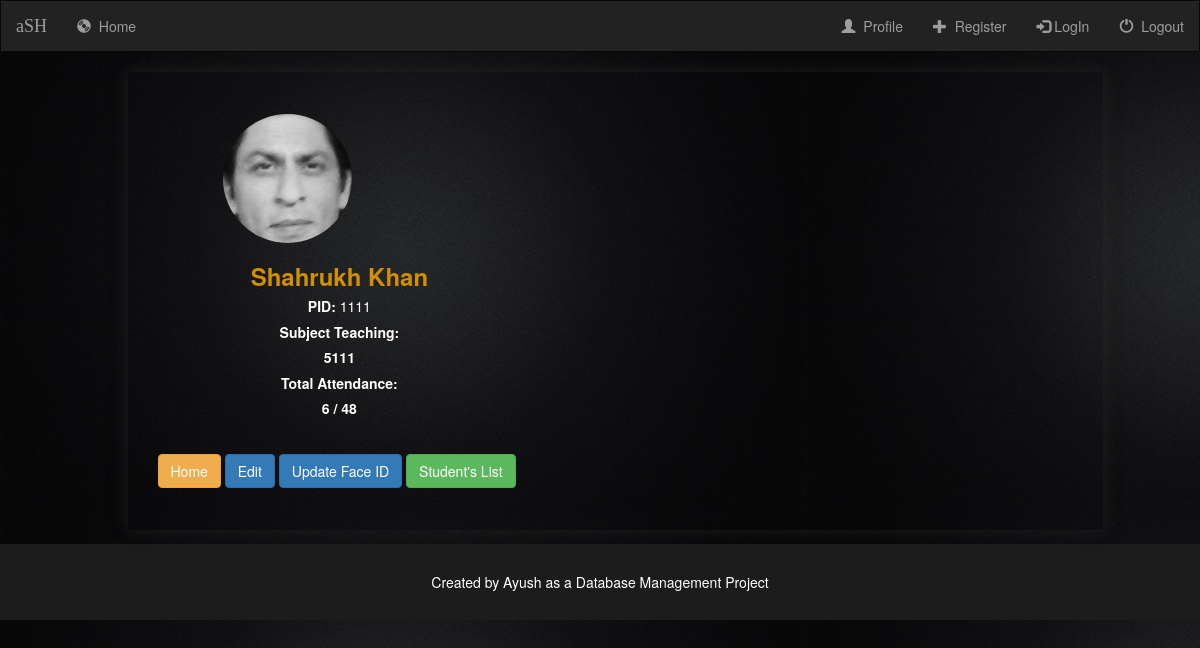
Before: /records/detailsteacher/1111/ with the older database file.
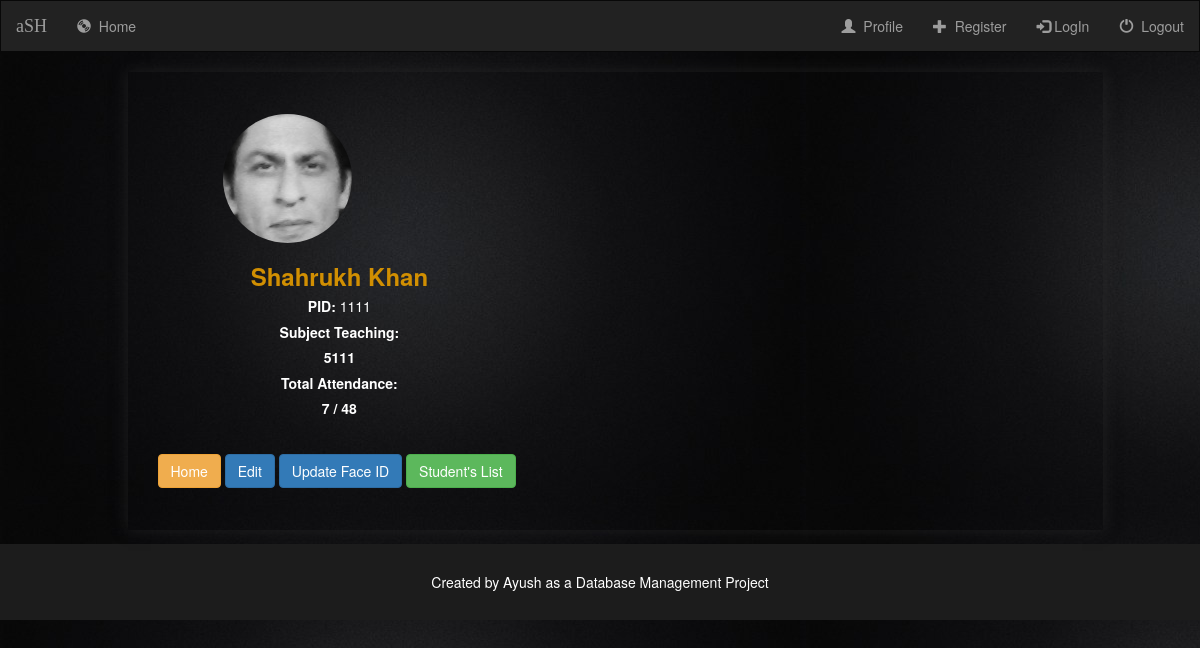
After: the same page with the newer database file.
### records/models.py (models this page shows, shortened)
class teacher(models.Model):
    pid = models.CharField(max_length=12,primary_key=True)
    first_name = models.CharField(max_length=50)
    last_name = models.CharField(max_length=50, null=True)
    attendance= models.IntegerField(default=0)
    subcode =models.CharField(max_length=12,null=True)

### records/views.py (the view)
# urls.py: url(r'detailsteacher/(?P<id>[0-9]+)/$',views.DetailsTeacher,name='details-teacher'),
def DetailsTeacher(request,id):
    teacher1 = get_object_or_404(teacher ,pid= id)
    subje=teacher1.subjects_set.all()
    context={
        'teacher':teacher1,
        'subje':subje,
        'differ':dayst
    }
    return render(request,'detailsteacher.html',context)

### templates/detailsteacher.html (shortened to what this page needs)
{% extends 'layout.html' %}
{%load static%}
{% block content %}
<div class="container">
  <div class="container">
    <div class="row">
      <div class="col-md-10 col-md-offset-1" style="padding-top:3em;padding-bottom:3em;-webkit-box-shadow: 0px 0px 14px 0px rgba(50, 50, 50, 0.5);
-moz-box-shadow:    0px 0px 14px 0px rgba(50, 50, 50, 0.5);
box-shadow:         0px 0px 14px 0px rgba(50, 50, 50, 0.5);">
        <div class="col-md-5">
          <div class="row">
            <div class="col-md-8 col-md-offset-2">
              <img src="/static/ml/dataset/user.{{teacher.pid}}.7.jpg " class="img-responsive" style="border-radius:50%"/>
            </div>
            <div class="col-md-12" style="text-align:center">
              <h3 style="color:#d18f02"><b>{{teacher.first_name}} {{teacher.last_name}}</b></h3>
              <h5><b>PID: </b> {{teacher.pid}} </h5>
              <h5><b>Subject Teaching: </b> {% for i in subje %}
                <h5><b>{{i.subcode}} </b>
                  {% endfor%}
                  <h5><b>Total Attendance: </b>
                <h5><b>{{teacher.attendance}} / {{differ}} </b>
            </div>
          </div>
        </div>
        <div class="col-md-12" style="margin-top:2em">
          <a href="/" class="btn btn-warning"> Home</a>
          <a href="{% url 'test:teacher-update' teacher.pid %}" class="btn btn-primary"> Edit</a>
          <a href="{% url 'test:create_dataset' teacher.pid %}" class="btn btn-primary"> Update Face ID</a>
          <a href="{% url 'test:teacherstudent'  %}" class="btn btn-success"> Student's List</a>
        </div>
      </div>
    </div>
  </div>
</div>
{% endblock %}

Changed rows visible on the page:
changed teacher "Shahrukh": attendance "6" → "7"
